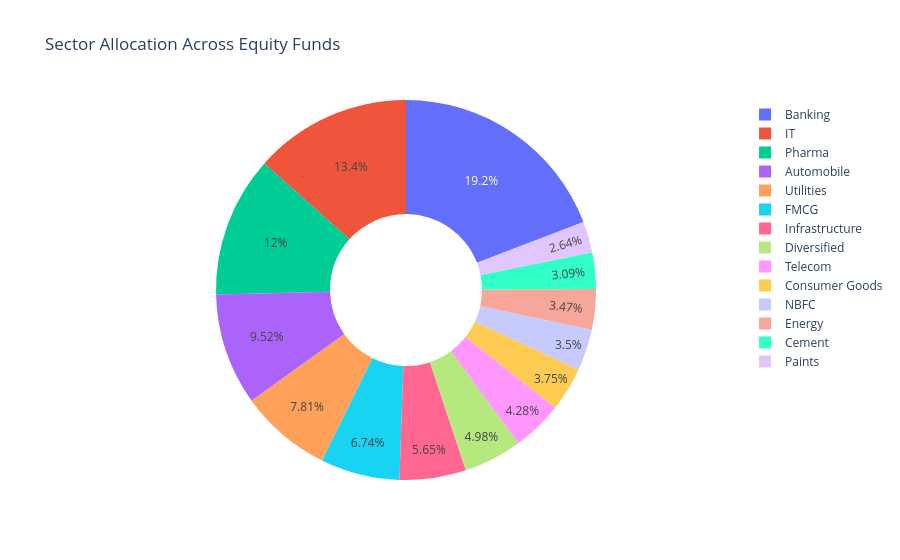

Notebook code for this chart:
### Code cell
sector_data = portfolio.groupby("sector")["weight_pct"].sum()


fig = px.pie(
    values=sector_data.values,
    names=sector_data.index,
    title="Sector Allocation Across Equity Funds",
    hole=0.4
)

fig.show()

### Figure 1 — Plotly figure (JSON) as saved in the notebook; plotly's stock layout.template omitted (floating-point values rounded to 4 significant figures)
{"data": [{"domain": {"x": [0, 1], "y": [0, 1]}, "hole": 0.4, "hovertemplate": "label=%{label}<br>value=%{value}<extra></extra>", "labels": ["Automobile", "Banking", "Cement", "Consumer Goods", "Diversified", "Energy", "FMCG", "IT", "Infrastructure", "NBFC", "Paints", "Pharma", "Telecom", "Utilities"], "legendgroup": "", "name": "", "showlegend": true, "type": "pie", "values": [323.6, 652.3, 105.0, 127.6, 169.2, 117.9, 229.1, 455.5, 192.2, 119.1, 89.86, 407.4, 145.6, 265.5]}], "layout": {"legend": {"tracegroupgap": 0}, "title": {"text": "Sector Allocation Across Equity Funds"}}}
